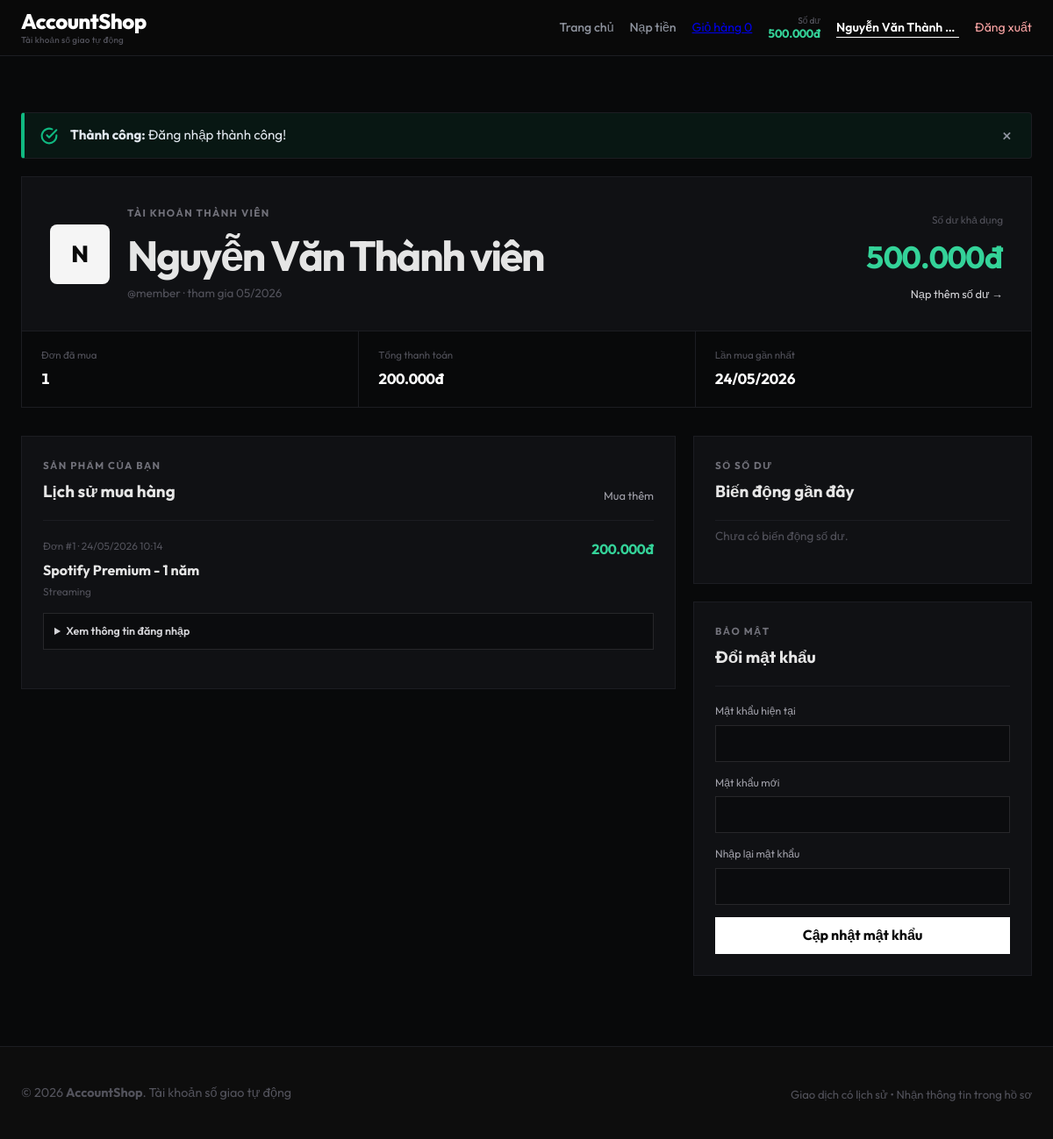
The page /profile.php (signed in) on the database as committed earlier.
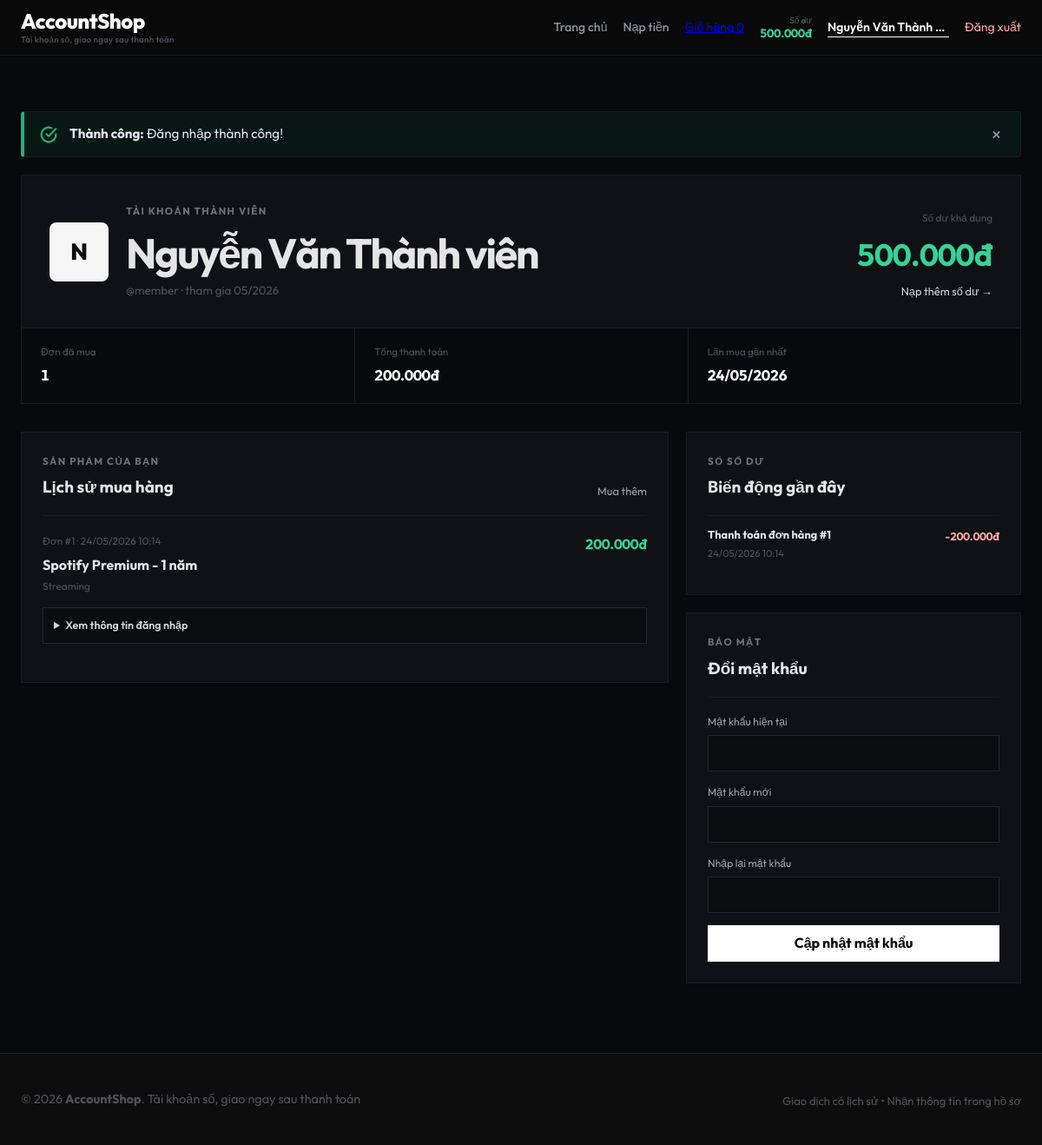
The same page on the database as committed later.
### tables this page shows
CREATE TABLE orders (
  id INT AUTO_INCREMENT PRIMARY KEY,
  user_id INT NOT NULL,
  account_id INT NOT NULL,
  price DECIMAL(15,0) NOT NULL,
  created_at DATETIME DEFAULT CURRENT_TIMESTAMP,
  FOREIGN KEY (user_id) REFERENCES users(id) ON DELETE CASCADE,
  FOREIGN KEY (account_id) REFERENCES accounts(id) ON DELETE CASCADE
);

CREATE TABLE accounts (
  id INT AUTO_INCREMENT PRIMARY KEY,
  name VARCHAR(200) NOT NULL,
  description TEXT,
  price DECIMAL(15,0) NOT NULL DEFAULT 0,
  category_id INT DEFAULT NULL,
  image VARCHAR(255) DEFAULT NULL,
  account_detail TEXT DEFAULT NULL COMMENT 'Thông tin đăng nhập',
  status ENUM('available', 'sold') DEFAULT 'available',
  hidden TINYINT(1) NOT NULL DEFAULT 0 COMMENT 'Ẩn sản phẩm khỏi trang chủ',
  created_at DATETIME DEFAULT CURRENT_TIMESTAMP,
  updated_at DATETIME DEFAULT CURRENT_TIMESTAMP ON UPDATE CURRENT_TIMESTAMP,
  FOREIGN KEY (category_id) REFERENCES categories(id) ON DELETE SET NULL
);

CREATE TABLE categories (
  id INT AUTO_INCREMENT PRIMARY KEY,
  name VARCHAR(100) NOT NULL,
  description TEXT,
  created_at DATETIME DEFAULT CURRENT_TIMESTAMP
);

CREATE TABLE IF NOT EXISTS balance_transactions (
  id BIGINT AUTO_INCREMENT PRIMARY KEY,
  user_id INT NOT NULL,
  transaction_type VARCHAR(30) NOT NULL,
  amount DECIMAL(15,0) NOT NULL,
  balance_after DECIMAL(15,0) DEFAULT NULL,
  source_type VARCHAR(40) DEFAULT NULL,
  source_id BIGINT DEFAULT NULL,
  description VARCHAR(255) NOT NULL,
  created_by INT DEFAULT NULL,
  created_at DATETIME DEFAULT CURRENT_TIMESTAMP,
  UNIQUE KEY uniq_balance_source (source_type, source_id, transaction_type),
  KEY idx_balance_user_created (user_id, created_at),
  KEY idx_balance_type_created (transaction_type, created_at),
  FOREIGN KEY (user_id) REFERENCES users(id) ON DELETE CASCADE,
  FOREIGN KEY (created_by) REFERENCES users(id) ON DELETE SET NULL
);

### includes/settings.php (called while the page is built, shortened)
<?php
function load_app_settings(PDO $pdo): array
{
    $rows = $pdo->query('SELECT setting_key, setting_value FROM settings')->fetchAll();
    $settings = [];
    foreach ($rows as $row) {
        $settings[$row['setting_key']] = $row['setting_value'];
    }
    return $settings;
}
function app_setting(string $key, $default = null)
{
    global $settingsMap;
    return array_key_exists($key, $settingsMap ?? []) ? $settingsMap[$key] : $default;
}

### config/db.php (called while the page is built, shortened)
<?php
require_once __DIR__ . '/../includes/helpers.php';
require_once __DIR__ . '/../includes/settings.php';
$host = getenv('DB_HOST') ?: 'localhost';
$port = getenv('DB_PORT') ?: '3306';
$dbname = getenv('DB_NAME') ?: 'account_shop';
$username = getenv('DB_USER') ?: 'root';
$password = getenv('DB_PASS') !== false ? getenv('DB_PASS') : '';
try {
    $pdo = new PDO("mysql:host=$host;port=$port;dbname=$dbname;charset=utf8mb4", $username, $password);
    $pdo->setAttribute(PDO::ATTR_ERRMODE, PDO::ERRMODE_EXCEPTION);
    $pdo->setAttribute(PDO::ATTR_DEFAULT_FETCH_MODE, PDO::FETCH_ASSOC);
    try {
        $settingsMap = load_app_settings($pdo);
    } catch (Exception $e) {
        $settingsMap = [];
    }
} catch (PDOException $e) {
    error_log('Database connection failed: ' . $e->getMessage());
    http_response_code(503);
    die('Hệ thống đang bảo trì kết nối dữ liệu. Vui lòng thử lại sau.');
}
?>

### includes/helpers.php (called while the page is built, shortened)
<?php
function order_product_name(array $order): string
{
    $name = trim((string) ($order['product_name'] ?? ''));
    return trim((string) ($order['account_name'] ?? '')) ?: 'Sản phẩm không còn dữ liệu';
}
function order_product_category(array $order): string
{
    $category = trim((string) ($order['product_category'] ?? ''));
    return trim((string) ($order['category_name'] ?? '')) ?: 'Chưa phân loại';
}
function order_delivered_credentials(array $order): string
{
    $snapshot = trim((string) ($order['delivered_credentials'] ?? ''));
    return trim((string) ($order['account_detail'] ?? ''));
}

### profile.php (the view, shortened to what the changed rows need)
<?php
require_once __DIR__ . '/config/db.php';
$userId = (int) $_SESSION['user_id'];
$userStmt = $pdo->prepare(
    'SELECT u.*, COUNT(o.id) AS order_count, COALESCE(SUM(o.price), 0) AS total_spent, MAX(o.created_at) AS last_order_at
     FROM users u LEFT JOIN orders o ON o.user_id = u.id WHERE u.id = ? GROUP BY u.id'
);
$userStmt->execute([$userId]);
$user = $userStmt->fetch();
$ordersStmt = $pdo->prepare(
    'SELECT o.*, a.name AS account_name, a.account_detail, c.name AS category_name
     FROM orders o
     LEFT JOIN accounts a ON a.id = o.account_id
     LEFT JOIN categories c ON c.id = a.category_id
     WHERE o.user_id = ? ORDER BY o.id DESC'
);
$ordersStmt->execute([$userId]);
$orders = $ordersStmt->fetchAll();
$ledgerStmt = $pdo->prepare(
    'SELECT * FROM balance_transactions WHERE user_id = ? ORDER BY id DESC LIMIT 20'
);
$ledgerStmt->execute([$userId]);
$ledger = $ledgerStmt->fetchAll();
require_once __DIR__ . '/includes/header.php';
require_once __DIR__ . '/includes/navbar.php';
?>
<main id="main-content" class="profile-page">
    <div class="container">
        <header class="profile-hero">
            <div class="profile-identity">
                <div><h1><?= htmlspecialchars($user['fullname']) ?></h1></div>
            </div>
        </header>
        <div class="profile-layout">
            <section class="profile-orders">
                <div class="profile-section-heading"><div><span class="section-kicker">Sản phẩm của bạn</span><h2>Lịch sử mua hàng</h2></div><a href="index.php">Mua thêm</a></div>
                <?php if (!$orders): ?>
                    <div class="profile-empty"><h3>Bạn chưa mua tài khoản nào</h3><p>Sản phẩm đã thanh toán sẽ xuất hiện ở đây kèm thông tin đăng nhập.</p><a href="index.php" class="tab-btn">Xem cửa hàng</a></div>
                <?php else: ?>
                    <div class="purchase-list">
                        <?php foreach ($orders as $order): ?>
                            <article class="purchase-item">
                                <div class="purchase-item-head">
                                        <div><span>Đơn #<?= $order['id'] ?> · <?= date('d/m/Y H:i', strtotime($order['created_at'])) ?></span><h3><?= htmlspecialchars(order_product_name($order)) ?></h3><p><?= htmlspecialchars(order_product_category($order)) ?></p></div>
                                    <strong><?= number_format($order['price'], 0, ',', '.') ?>đ</strong>
                                </div>
                                <?php $credentials = order_delivered_credentials($order); if ($credentials !== ''): ?>
                                    <details class="credential-panel">
                                        <summary>Xem thông tin đăng nhập</summary>
                                    </details>
                                <?php endif; ?>
                            </article>
                        <?php endforeach; ?>
                    </div>
                <?php endif; ?>
            </section>
            <aside class="profile-side">
                <section class="profile-panel">
                    <div class="profile-section-heading"><div><span class="section-kicker">Sổ số dư</span><h2>Biến động gần đây</h2></div></div>
                    <div class="balance-history">
                        <?php foreach ($ledger as $entry): ?>
                            <div class="balance-history-item"><div><strong><?= htmlspecialchars($entry['description']) ?></strong><span><?= date('d/m/Y H:i', strtotime($entry['created_at'])) ?></span></div><b class="<?= $entry['amount'] >= 0 ? 'positive' : 'negative' ?>"><?= $entry['amount'] >= 0 ? '+' : '' ?><?= number_format($entry['amount'], 0, ',', '.') ?>đ</b></div>
                        <?php endforeach; ?>
                        <?php if (!$ledger): ?><p class="profile-panel-empty">Chưa có biến động số dư.</p><?php endif; ?>
                    </div>
                </section>
                <section class="profile-panel">
                    <div class="profile-section-heading"><div><span class="section-kicker">Bảo mật</span><h2>Đổi mật khẩu</h2></div></div>
                </section>
            </aside>
        </div>
    </div>
</main>
<?php require_once __DIR__ . '/includes/footer.php'; ?>

### includes/navbar.php (shortened to what the changed rows need)
<header class="navbar">
    <div class="container navbar-content">
        <a href="<?= BASE_PATH ?>index.php" class="logo">
            <?= htmlspecialchars(SITE_SHORT_NAME) ?>
            <span><?= htmlspecialchars((string) app_setting('site_tagline', 'Tài khoản số giao tự động')) ?></span>
        </a>
    </div>
</header>

### includes/footer.php (shortened to what the changed rows need)
    <footer>
        <div class="container footer-content">
            <p>&copy; <?= date('Y') ?> <strong><?= htmlspecialchars(SITE_SHORT_NAME) ?></strong>. <?= htmlspecialchars((string) app_setting('site_tagline', 'Tài khoản số giao tự động')) ?></p>
            <p class="footer-meta">Giao dịch có lịch sử &bull; Nhận thông tin trong hồ sơ</p>
        </div>
    </footer>
</body>
</html>

Rows that differ between the two databases and show on the page:
added balance_transactions: description "Thanh toán đơn hàng #1", created_at "24/05/2026 10:14", amount "-200.000"
Other text that changed with them:
app_setting('site_tagline', 'Tài khoản số giao tự động'): "Tài khoản số giao tự động" → "Tài khoản số, giao ngay sau thanh toán"
text no longer shown: "Chưa có biến động số dư."
